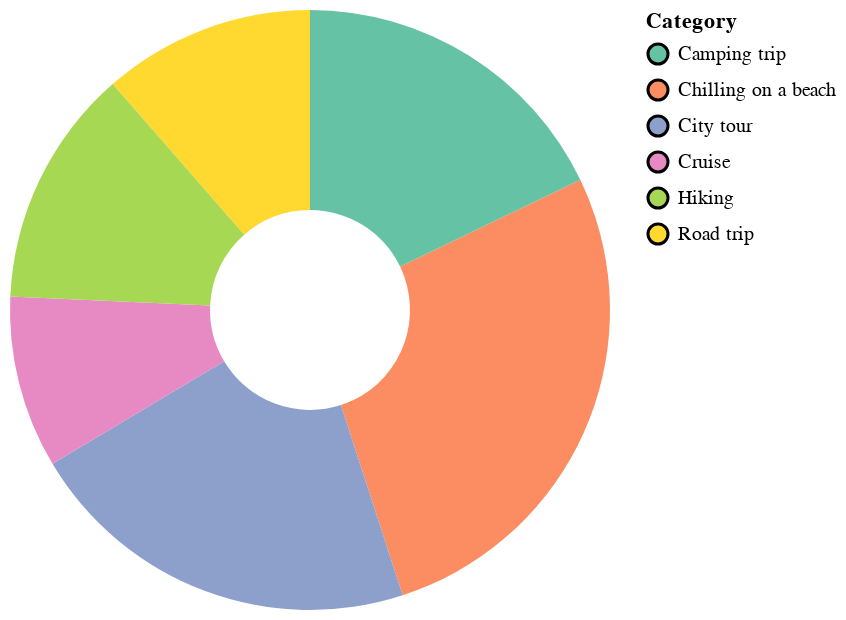

The specification (Vega-Lite) saved for this image:
### Vega-Lite specification from a JSON file in a GitHub repository (floating-point values rounded to 4 significant figures)
{"$schema": "https://vega.github.io/schema/vega-lite/v5.json", "description": "Pie Chart with percentage_tooltip", "data": {"values": [{"Category": "Chilling on a beach", "popularity": 38}, {"Category": "Camping trip", "popularity": 25}, {"Category": "City tour", "popularity": 30}, {"Category": "Road trip", "popularity": 16}, {"Category": "Cruise", "popularity": 13}, {"Category": "Hiking", "popularity": 18}]}, "width": "container", "params": [{"name": "highlight", "select": {"type": "point", "on": "mouseover", "clear": "mouseout"}}], "mark": {"type": "arc", "stroke": "black", "tooltip": true, "innerRadius": 50}, "encoding": {"theta": {"field": "popularity", "type": "quantitative", "stack": "normalize"}, "color": {"field": "Category", "type": "nominal", "scale": {"scheme": "set2"}}, "strokeWidth": {"condition": [{"param": "highlight", "empty": false, "value": 1}], "value": 0}}}
